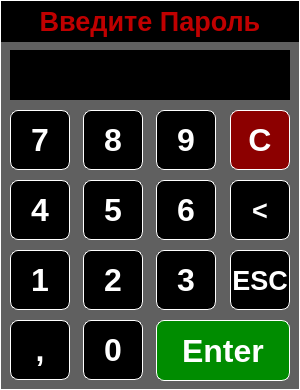
<?xml version="1.0" encoding="UTF-8"?>
<ui version="4.0">
 <class>Keypad_window</class>
 <widget class="QWidget" name="Keypad_window">
  <property name="geometry">
   <rect>
    <x>0</x>
    <y>0</y>
    <width>300</width>
    <height>390</height>
   </rect>
  </property>
  <property name="windowTitle">
   <string>Form</string>
  </property>
  <property name="styleSheet">
   <string notr="true">#Keypad_Window_Main_frame{background-color: rgb(96,96,96);border: 1px Solid white;}
#text_to_aply_label{color: white; padding-right: 4px;}
QLabel {background-color: rgb(0,0,0);color: rgb(192,0,0);}
QPushButton {background-color: rgb(0,0,0);color: white;border: 1px Solid white;border-radius: 8px;}


</string>
  </property>
  <widget class="QFrame" name="Keypad_Window_Main_frame">
   <property name="geometry">
    <rect>
     <x>0</x>
     <y>0</y>
     <width>300</width>
     <height>390</height>
    </rect>
   </property>
   <property name="frameShape">
    <enum>QFrame::StyledPanel</enum>
   </property>
   <property name="frameShadow">
    <enum>QFrame::Raised</enum>
   </property>
   <widget class="QPushButton" name="number_5_pushButton">
    <property name="geometry">
     <rect>
      <x>83</x>
      <y>180</y>
      <width>60</width>
      <height>60</height>
     </rect>
    </property>
    <property name="font">
     <font>
      <family>Arial</family>
      <pointsize>24</pointsize>
      <weight>75</weight>
      <bold>true</bold>
     </font>
    </property>
    <property name="text">
     <string>5</string>
    </property>
   </widget>
   <widget class="QPushButton" name="number_6_pushButton">
    <property name="geometry">
     <rect>
      <x>156</x>
      <y>180</y>
      <width>60</width>
      <height>60</height>
     </rect>
    </property>
    <property name="font">
     <font>
      <family>Arial</family>
      <pointsize>24</pointsize>
      <weight>75</weight>
      <bold>true</bold>
     </font>
    </property>
    <property name="text">
     <string>6</string>
    </property>
   </widget>
   <widget class="QPushButton" name="number_7_pushButton">
    <property name="geometry">
     <rect>
      <x>10</x>
      <y>110</y>
      <width>60</width>
      <height>60</height>
     </rect>
    </property>
    <property name="font">
     <font>
      <family>Arial</family>
      <pointsize>24</pointsize>
      <weight>75</weight>
      <bold>true</bold>
     </font>
    </property>
    <property name="text">
     <string>7</string>
    </property>
   </widget>
   <widget class="QPushButton" name="number_0_pushButton">
    <property name="geometry">
     <rect>
      <x>83</x>
      <y>320</y>
      <width>60</width>
      <height>60</height>
     </rect>
    </property>
    <property name="font">
     <font>
      <family>Arial</family>
      <pointsize>24</pointsize>
      <weight>75</weight>
      <bold>true</bold>
     </font>
    </property>
    <property name="text">
     <string>0</string>
    </property>
   </widget>
   <widget class="QPushButton" name="number_1_pushButton">
    <property name="geometry">
     <rect>
      <x>10</x>
      <y>250</y>
      <width>60</width>
      <height>60</height>
     </rect>
    </property>
    <property name="font">
     <font>
      <family>Arial</family>
      <pointsize>24</pointsize>
      <weight>75</weight>
      <bold>true</bold>
     </font>
    </property>
    <property name="text">
     <string>1</string>
    </property>
   </widget>
   <widget class="QPushButton" name="number_9_pushButton">
    <property name="geometry">
     <rect>
      <x>156</x>
      <y>110</y>
      <width>60</width>
      <height>60</height>
     </rect>
    </property>
    <property name="font">
     <font>
      <family>Arial</family>
      <pointsize>24</pointsize>
      <weight>75</weight>
      <bold>true</bold>
     </font>
    </property>
    <property name="text">
     <string>9</string>
    </property>
   </widget>
   <widget class="QPushButton" name="clear_all_pushButton">
    <property name="geometry">
     <rect>
      <x>230</x>
      <y>110</y>
      <width>60</width>
      <height>60</height>
     </rect>
    </property>
    <property name="font">
     <font>
      <family>Arial</family>
      <pointsize>24</pointsize>
      <weight>75</weight>
      <bold>true</bold>
     </font>
    </property>
    <property name="styleSheet">
     <string notr="true">background-color: rgb(140,0,0);</string>
    </property>
    <property name="text">
     <string>C</string>
    </property>
   </widget>
   <widget class="QPushButton" name="set_comma_pushButton">
    <property name="geometry">
     <rect>
      <x>10</x>
      <y>320</y>
      <width>60</width>
      <height>60</height>
     </rect>
    </property>
    <property name="font">
     <font>
      <family>Arial</family>
      <pointsize>24</pointsize>
      <weight>75</weight>
      <bold>true</bold>
     </font>
    </property>
    <property name="text">
     <string>,</string>
    </property>
   </widget>
   <widget class="QLabel" name="text_to_aply_label">
    <property name="geometry">
     <rect>
      <x>10</x>
      <y>50</y>
      <width>280</width>
      <height>50</height>
     </rect>
    </property>
    <property name="font">
     <font>
      <family>Arial</family>
      <pointsize>16</pointsize>
      <weight>75</weight>
      <bold>true</bold>
     </font>
    </property>
    <property name="styleSheet">
     <string notr="true"/>
    </property>
    <property name="text">
     <string/>
    </property>
    <property name="alignment">
     <set>Qt::AlignRight|Qt::AlignTrailing|Qt::AlignVCenter</set>
    </property>
   </widget>
   <widget class="QPushButton" name="number_8_pushButton">
    <property name="geometry">
     <rect>
      <x>83</x>
      <y>110</y>
      <width>60</width>
      <height>60</height>
     </rect>
    </property>
    <property name="font">
     <font>
      <family>Arial</family>
      <pointsize>24</pointsize>
      <weight>75</weight>
      <bold>true</bold>
     </font>
    </property>
    <property name="text">
     <string>8</string>
    </property>
   </widget>
   <widget class="QPushButton" name="reject_pushButton">
    <property name="geometry">
     <rect>
      <x>230</x>
      <y>250</y>
      <width>60</width>
      <height>60</height>
     </rect>
    </property>
    <property name="font">
     <font>
      <family>Arial</family>
      <pointsize>20</pointsize>
      <weight>75</weight>
      <bold>true</bold>
     </font>
    </property>
    <property name="text">
     <string>ESC</string>
    </property>
   </widget>
   <widget class="QPushButton" name="accept_pushButton">
    <property name="geometry">
     <rect>
      <x>156</x>
      <y>320</y>
      <width>134</width>
      <height>61</height>
     </rect>
    </property>
    <property name="font">
     <font>
      <family>Arial</family>
      <pointsize>24</pointsize>
      <weight>75</weight>
      <bold>true</bold>
     </font>
    </property>
    <property name="styleSheet">
     <string notr="true">background-color: rgb(0,140,0);</string>
    </property>
    <property name="text">
     <string>Enter</string>
    </property>
   </widget>
   <widget class="QPushButton" name="number_4_pushButton">
    <property name="geometry">
     <rect>
      <x>10</x>
      <y>180</y>
      <width>60</width>
      <height>60</height>
     </rect>
    </property>
    <property name="font">
     <font>
      <family>Arial</family>
      <pointsize>24</pointsize>
      <weight>75</weight>
      <bold>true</bold>
     </font>
    </property>
    <property name="text">
     <string>4</string>
    </property>
   </widget>
   <widget class="QLabel" name="title_text_label">
    <property name="geometry">
     <rect>
      <x>1</x>
      <y>1</y>
      <width>298</width>
      <height>41</height>
     </rect>
    </property>
    <property name="font">
     <font>
      <family>Arial</family>
      <pointsize>20</pointsize>
      <weight>75</weight>
      <bold>true</bold>
     </font>
    </property>
    <property name="text">
     <string>Введите Пароль</string>
    </property>
    <property name="alignment">
     <set>Qt::AlignCenter</set>
    </property>
   </widget>
   <widget class="QPushButton" name="number_2_pushButton">
    <property name="geometry">
     <rect>
      <x>83</x>
      <y>250</y>
      <width>60</width>
      <height>60</height>
     </rect>
    </property>
    <property name="font">
     <font>
      <family>Arial</family>
      <pointsize>24</pointsize>
      <weight>75</weight>
      <bold>true</bold>
     </font>
    </property>
    <property name="text">
     <string>2</string>
    </property>
   </widget>
   <widget class="QPushButton" name="number_3_pushButton">
    <property name="geometry">
     <rect>
      <x>156</x>
      <y>250</y>
      <width>60</width>
      <height>60</height>
     </rect>
    </property>
    <property name="font">
     <font>
      <family>Arial</family>
      <pointsize>24</pointsize>
      <weight>75</weight>
      <bold>true</bold>
     </font>
    </property>
    <property name="text">
     <string>3</string>
    </property>
   </widget>
   <widget class="QPushButton" name="delete_previous_pushButton">
    <property name="geometry">
     <rect>
      <x>230</x>
      <y>180</y>
      <width>60</width>
      <height>60</height>
     </rect>
    </property>
    <property name="font">
     <font>
      <family>Arial</family>
      <pointsize>20</pointsize>
      <weight>75</weight>
      <bold>true</bold>
     </font>
    </property>
    <property name="text">
     <string>&lt;</string>
    </property>
   </widget>
  </widget>
 </widget>
 <resources/>
 <connections>
  <connection>
   <sender>reject_pushButton</sender>
   <signal>clicked()</signal>
   <receiver>Keypad_window</receiver>
   <slot>close()</slot>
   <hints>
    <hint type="sourcelabel">
     <x>259</x>
     <y>279</y>
    </hint>
    <hint type="destinationlabel">
     <x>149</x>
     <y>194</y>
    </hint>
   </hints>
  </connection>
 </connections>
</ui>
